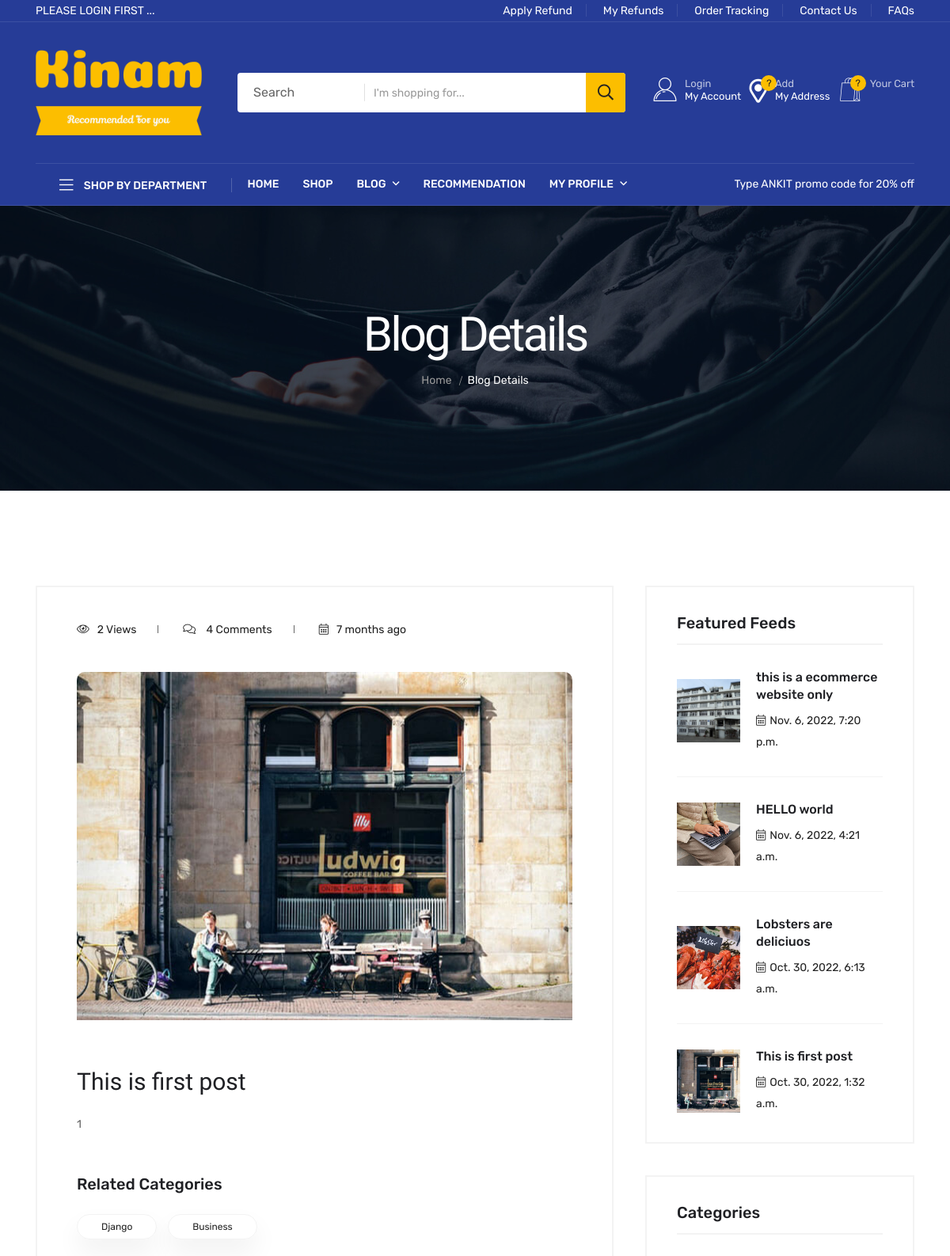
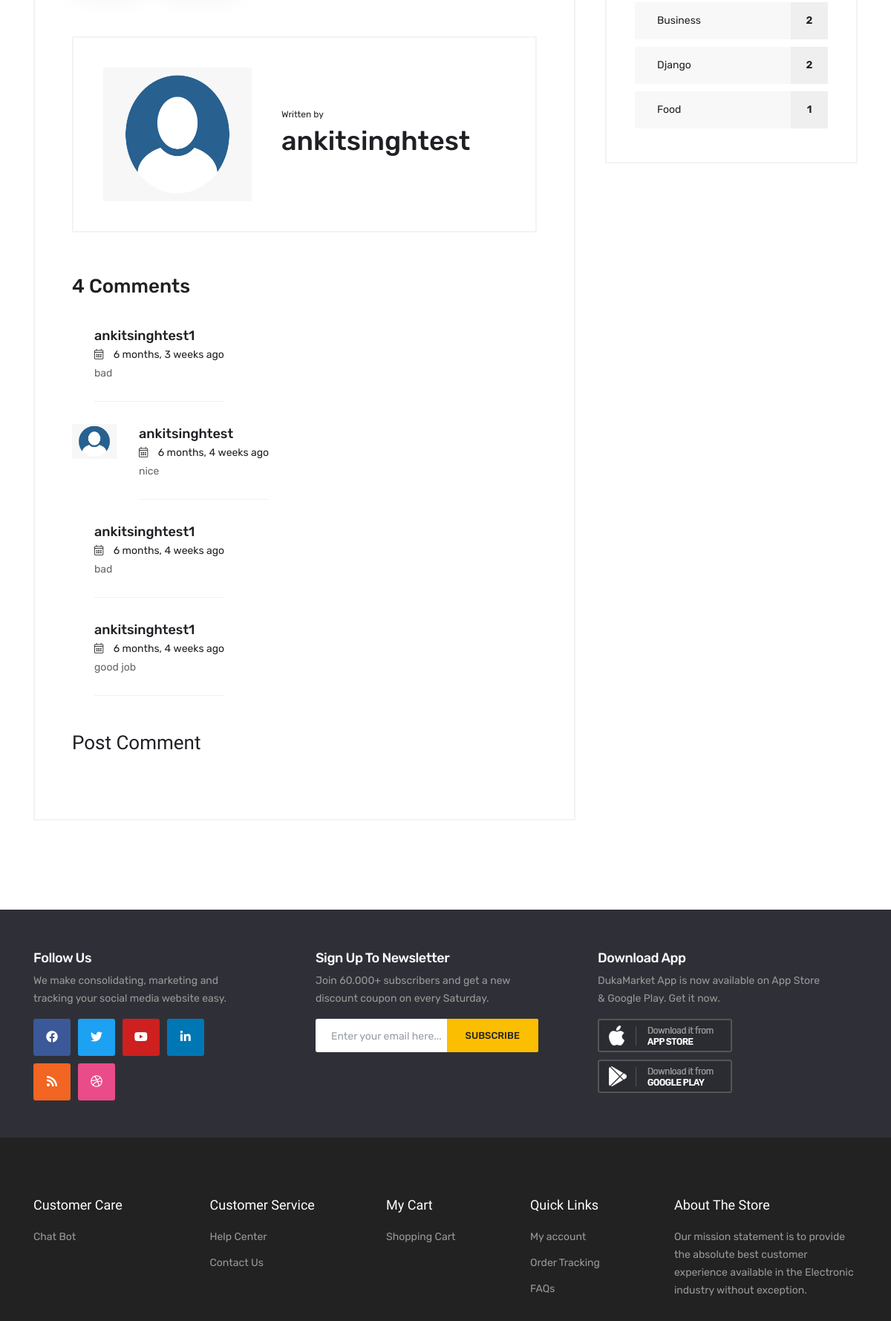
Page /blog_details/1/ (upper part) on the committed database (2 pictures, top to bottom).
### app/models.py (models this page shows, shortened)
class Post(models.Model):
    title = models.CharField(max_length=100)
    overview = models.TextField()
    timestamp = models.DateTimeField(auto_now_add=True)
    comment_count = models.IntegerField(default=0)
    view_count = models.IntegerField(default=0)
    author = models.ForeignKey(Author, on_delete=models.CASCADE)
    thumbnail = models.ImageField(upload_to='media/blog')
    categories = models.ManyToManyField(BlogCategory)
    featured = models.BooleanField()
    content = RichTextField()
    def get_absolute_url(self):
        from django.urls import reverse
        return reverse('blog_detail', kwargs={
            'id': self.pk,
        })
    @property
    def get_comments(self):
        return self.comments.all().order_by('-timestamp')
    @property
    def view_count(self):
        return PostView.objects.filter(post=self).count()

class BlogCategory(models.Model):
    title = models.CharField(max_length=20)
    def __str__(self):
        return self.title

class Author(models.Model):
    user = models.OneToOneField(user_1, on_delete=models.CASCADE)
    profile_picture = models.ImageField(upload_to='media/blog', default='media/blog/profile.png')

class Comment(models.Model):
    user = models.ForeignKey(User, on_delete=models.CASCADE)
    timestamp = models.DateTimeField(auto_now_add=True)
    content = models.TextField()
    post = models.ForeignKey(Post, related_name="comments", on_delete=models.CASCADE)

### app/views.py (the view, shortened to what this page needs)
# urls.py: path('blog_details/<id>/', views.blog_details, name="blog_detail"),
def blog_details(request, id):
    maincategory = MainCategory.objects.all().order_by('-id')
    blogsidelist = Post.objects.all().order_by('-timestamp')[:4]
    post = get_object_or_404(Post, id=id)
    category_count = get_category_count()
    if request.user.is_authenticated:
        PostView.objects.get_or_create(user=request.user, post=post)
    form = CommentForm(request.POST or None)
    context = {
        'post': post,
        'maincategory': maincategory,
        'blogsidelist': blogsidelist,
        'category_count': category_count,
        'form': form,
    }
    return render(request, 'blog/blog_details.html', context)

### app/forms.py
class CommentForm(forms.ModelForm):
    content = forms.CharField(widget=forms.Textarea(attrs={
        'class': 'form-control',
        'placeholder': 'Type your comment',
        'id': 'usercomment',
    }))
    class Meta:
        model = Comment
        fields = ('content',)

### app/views.py (called while the page is built)
def get_category_count():
    queryset = Post.objects.values('categories__title').annotate(Count('categories'))
    return queryset

### templates/blog/blog_details.html (shortened to what this page needs)
{% extends 'base.html' %}
{% load static %}
{% block content %}
    <main>
        <div class="page-banner-area page-banner-height-2" data-background="{% static 'assets/img/banner/page-banner-4.jpg' %}">
            <div class="container">
                <div class="row">
                    <div class="col-xl-12">
                        <div class="page-banner-content text-center">
                            <h4 class="breadcrumb-title">Blog Details</h4>
                            <div class="breadcrumb-two">
                                <nav>
                                   <nav class="breadcrumb-trail breadcrumbs">
                                      <ul class="breadcrumb-menu">
                                         <li class="breadcrumb-trail">
                                            <a href="{% url 'home' %}"><span>Home</span></a>
                                         </li>
                                         <li class="trail-item">
                                            <span>Blog Details</span>
                                         </li>
                                      </ul>
                                   </nav>
                                </nav>
                            </div>
                        </div>
                    </div>
                </div>
            </div>
        </div>
        <div class="news-detalis-area mt-120 mb-70">
            <div class="container">
               <div class="row">
                  <div class="col-xl-8 col-lg-8">
                    <div class="news-detalis-content mb-50">
                        <ul class="blog-meta mb-20">
                           <li><a href="#"><i class="fal fa-eye"></i>{{post.view_count}} Views</a></li>
                           <li><a href="#"><i class="fal fa-comments"></i> {{post.comments.count}} Comments</a></li>
                           <li><a href="#"><i class="fal fa-calendar-alt"></i>{{post.timestamp|timesince}} ago</a></li>
                        </ul>
                        <div class="news-thumb mt-40">
                           <img src="{{post.thumbnail.url}}" alt="blog" class="img-fluid">
                        </div>
                        <h4 class="news-title mt-60">{{post.title}}</h4>
                        <p class="mt-25 mb-50">{{post.content}}</p>
                        <div class="news-info d-sm-flex align-items-center justify-content-between mt-50 mb-50">
                           <div class="news-tag">
                             <h6 class="tag-title mb-25">Related Categories</h6>
                              {% for cat in post.categories.all %}
                                        <a href="#">{{cat}}</a>
                                        {% endfor %}
                           </div>
                        </div>
                        <div class="news-author mt-60">
                           <img src="{{post.author.profile_picture.url}}" alt="" class="img-fluid">
                           <div class="news-author-info">
                              <span>Written by</span>
                              <h6 class="author-title">{{post.author.user.username}}</h6>
                           </div>
                        </div>
                        <div class="post-comments mt-60">
                           <h6 class="post-comment-title mb-40">{{post.comments.count}} Comments</h6>
                           <div class="latest-comments">
                                 <ul>
                                     {% for comment in post.get_comments %}
                                    <li>
                                       <div class="comments-box">
                                             <div class="comments-avatar">
                                                <img src="{{comment.user.author.profile_picture.url}}" style="width:60px;" alt="">
                                             </div>
                                             <div class="comments-text">
                                                <div class="avatar">
                                                   <h6 class="avatar-name">{{comment.user.username}}</h6>
                                                </div>
                                                <span class="post-meta"><i class="fal fa-calendar-alt"></i> {{comment.timestamp|timesince}} ago</span>
                                             <p>{{comment.content}}</p>
                                             </div>
                                       </div>
                                    </li>
                                                    {% endfor %}
                                 </ul>
                           </div>
                        </div>
                        <div class="post-comment-form mt-20">
                           <h4 class="post-comment-form-title mb-40">Post Comment</h4>
                       </div>
                     </div>
                  </div>
                  <div class="col-xl-4 col-lg-4">
                     <div class="news-sidebar pl-10">
                        <div class="row">
                            <div class="col-lg-12 col-md-12">
                                <div class="widget">
                                    <h6 class="sidebar-title">Featured Feeds</h6>
                                    <div class="n-sidebar-feed">
                                        <ul>
                                            {% for blog in blogsidelist %}
                                            <li>
                                                <div class="feed-number">
                                                    <a href="{{ blog.get_absolute_url }}"><img
                                                            src="{{blog.thumbnail.url}}" alt=""></a>
                                                </div>
                                                <div class="feed-content">
                                                    <h6><a href="{{ blog.get_absolute_url }}">{{blog.title}}</a></h6>
                                                    <span class="feed-date">
                                                      <i class="fal fa-calendar-alt"></i>{{blog.timestamp}}
                                                   </span>
                                                </div>
                                            </li>
                                            {% endfor %}
                                        </ul>
                                    </div>
                                </div>
                            </div>
                                                           <div class="col-lg-12 col-md-6">
                                <div class="widget">
                                    <h6 class="sidebar-title">Categories</h6>
                                    <ul class="n-sidebar-categories">
                                       {% for cat in category_count %}
                                        <li>
                                            <a href="#">
                                                <div class="single-category p-relative mb-10">
                                                    {{cat.categories__title}}
                                                    <span class="category-number">{{ cat.categories__count }}</span>
                                                </div>
                                            </a>
                                        </li>
                                        {% endfor %}
                                    </ul>
                                </div>
                            </div>
                        </div>
                    </div>
                  </div>
               </div>
            </div>
         </div>
        <section class="cta-area d-ldark-bg pt-55 pb-10">
            <div class="container">
                <div class="row">
                    <div class="col-lg-4 col-md-6">
                        <div class="cta-item cta-item-d mb-30">
                            <h5 class="cta-title">Follow Us</h5>
                            <p>We make consolidating, marketing and tracking your social media website easy.</p>
                            <div class="cta-social">
                                <div class="social-icon">
                                    <a href="#" class="facebook"><i class="fab fa-facebook-f"></i></a>
                                    <a href="#" class="twitter"><i class="fab fa-twitter"></i></a>
                                    <a href="#" class="youtube"><i class="fab fa-youtube"></i></a>
                                    <a href="#" class="linkedin"><i class="fab fa-linkedin-in"></i></a>
                                    <a href="#" class="rss"><i class="fas fa-rss"></i></a>
                                    <a href="#" class="dribbble"><i class="fab fa-dribbble"></i></a>
                                </div>
                            </div>
                        </div>
                    </div>
                    <div class="col-lg-4 col-md-6">
                        <div class="cta-item mb-30">
                            <h5 class="cta-title">Sign Up To Newsletter</h5>
                            <p>Join 60.000+ subscribers and get a new discount coupon  on every Saturday.</p>
                            <div class="subscribe__form">
                                <form action="#">
                                    <input type="email" placeholder="Enter your email here...">
                                    <button>subscribe</button>
                                </form>
                            </div>
                        </div>
                    </div>
                    <div class="col-lg-4 col-md-6">
                        <div class="cta-item mb-30">
                            <h5 class="cta-title">Download App</h5>
                            <p>DukaMarket App is now available on App Store & Google Play. Get it now.</p>
                            <div class="cta-apps">
                                <div class="apps-store">
                                    <a href="#"><img src="{% static 'assets/img/brand/app_ios.png' %}" alt=""></a>
                                    <a href="#"><img src="{% static 'assets/img/brand/app_android.png' %}" alt=""></a>
                                </div>
                            </div>
                        </div>
                    </div>
                </div>
            </div>
        </section>
    </main>
    {% endblock %}

### static/assets/css/default.css (style rules this page uses)
.mt-20 { margin-top:20px }
.mt-25 { margin-top:25px }
.mt-40 { margin-top:40px }
.mt-50 { margin-top:50px }
.mt-60 { margin-top:60px }
.mt-120 { margin-top:120px }
.mb-10 { margin-bottom:10px }
.mb-20 { margin-bottom:20px }
.mb-25 { margin-bottom:25px }
.mb-30 { margin-bottom:30px }
.mb-40 { margin-bottom:40px }
.mb-50 { margin-bottom:50px }
.mb-70 { margin-bottom:70px }
.pt-55 { padding-top:55px }
.pb-10 { padding-bottom:10px }
.pl-10 { padding-left:10px }

### templates/base.html (style rules this page uses)
h4 { font-family: 'Fjalla One', sans-serif; font-weight: 100; font-size: 24px; }

### rows in the picture
Post: view_count "2", comments.count "4", timestamp "7 months", thumbnail (picture), title "This is first post", content "1", author.profile_picture (placeholder picture), author.user.username "ankitsinghtest", timestamp "Oct. 30, 2022, 1:32 a.m."
BlogCategory: title "Django"
BlogCategory: title "Business", categories__title "Business", categories__count "2"
Comment: user.username "ankitsinghtest1", timestamp "6 months, 3 weeks", content "bad"
Comment: user.author.profile_picture (placeholder picture), user.username "ankitsinghtest", timestamp "6 months, 4 weeks", content "nice"
Comment: user.username "ankitsinghtest1", timestamp "6 months, 4 weeks", content "bad"
Comment: user.username "ankitsinghtest1", timestamp "6 months, 4 weeks", content "good job"
Post: thumbnail (placeholder picture), title "this is a ecommerce website only", timestamp "Nov. 6, 2022, 7:20 p.m."
Post: thumbnail (picture), title "HELLO world", timestamp "Nov. 6, 2022, 4:21 a.m."
Post: thumbnail (picture), title "Lobsters are deliciuos", timestamp "Oct. 30, 2022, 6:13 a.m."

### other values in the picture
{{ cat.categories__title }} "Django" "Food"
{{ cat.categories__count }} "2" "1"
